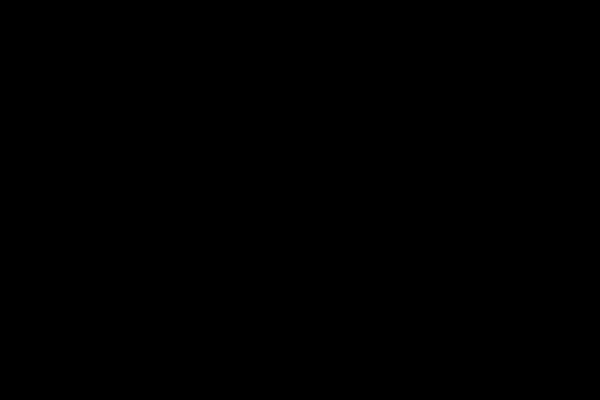
Frame 1 (no input)
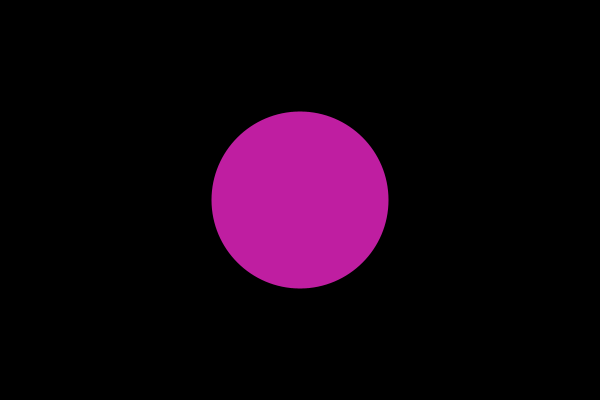
Frame 60 (the mouse pressed at the canvas centre just before this capture)
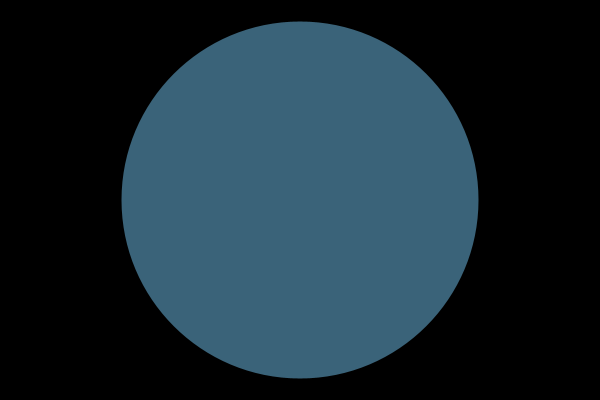
Frame 120 (the mouse held since frame 60 and released just before this capture)

The Processing sketch that drew these frames (run headless with seeded random() and noise(); from frame 60 on, the mouse is pressed at the canvas centre):

// Processing sketch: processing_86211
// ── processing_86211.pde

// IN AND OUT 
//FLUX TUNNEL
//HIT ESC TO EXIT
float ball = 0;
float toggle = 1;

void setup() {
smooth();
frameRate(120);
size(600, 400);
noCursor();
background(0);
}

void draw() {
  noStroke();
  fill(random (255), random(255), random(255));
  ellipse (width/2, height/2, ball, ball); 
  if (toggle == 1) { 
    ball = ball + 3;
    if (ball >= 800) 
    toggle = 2;
  }
  if (toggle == 2) { 
    ball = ball - 3; 
    if (ball <= 1) 
     toggle = 1;
    }
  }
